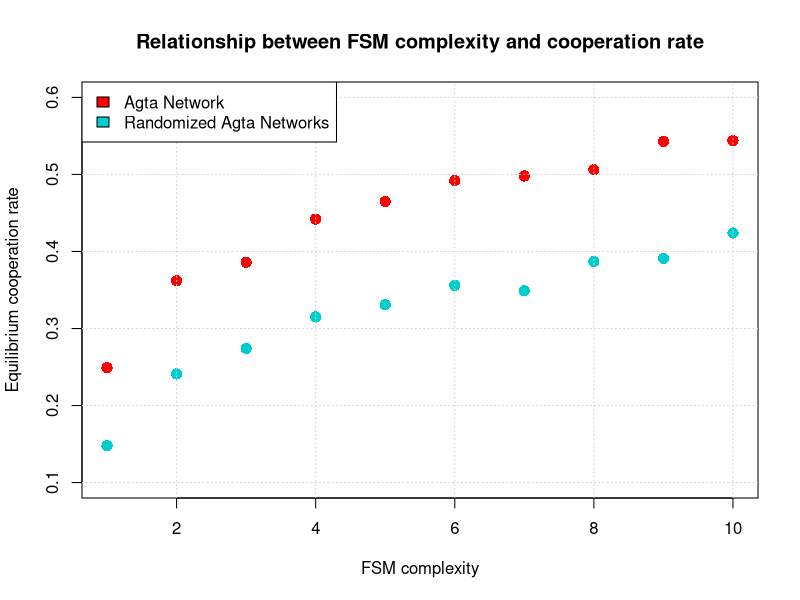

Write R code to recreate this figure.
coopsAg <- c(0.249,0.362,0.386,0.442,0.465,0.492,0.498,0.506,0.543,0.544)
coopsRan <- c(0.148,0.241,0.274,0.315,0.331,0.356,0.349,0.387,0.391,0.424)
comp <- c(1,2,3,4,5,6,7,8,9,10)
plot(comp, coopsAg,ylim=c(0.1,0.6), col = "red",pch=16, cex= 1.5,xlab="FSM complexity",
     ylab="Equilibrium cooperation rate", main="Relationship between FSM complexity and cooperation rate")
points(comp, coopsRan,col="cyan3",pch=16, cex= 1.5)
grid()
legend("topleft",
       legend=c("Agta Network", "Randomized Agta Networks"),
       fill = c("red", "cyan3"))
